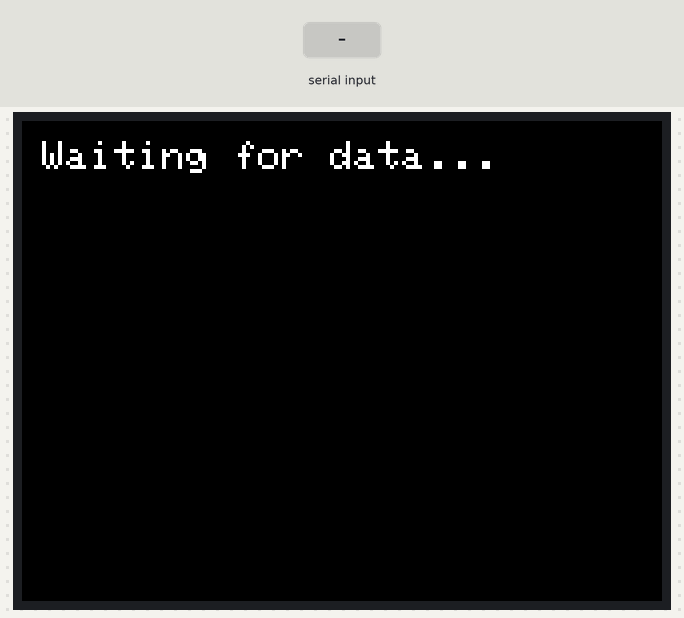
The sketch below on a simulated ESP32-C6. Parts: 320×240 colour display. The inputs (shaded band) are chosen by the test bench. What the sketch prints to the serial monitor is not drawn.

Above: at 1.4 s.
1.5 s: "1\n" received over the second serial link
At 3.7 s:
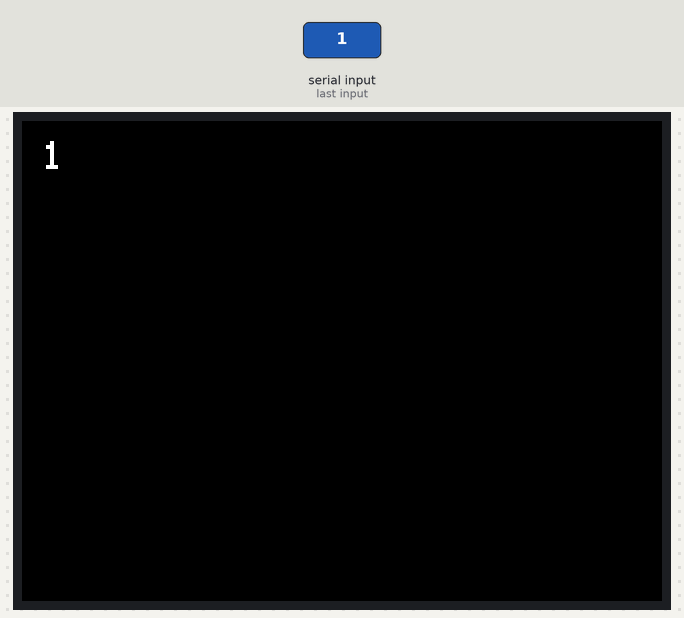
4.0 s: "0\n" received over the second serial link
6.5 s: "2\n" received over the second serial link
Timing chart, 0 to 9.5 s (numbered marks = the images above; inputs shaded):
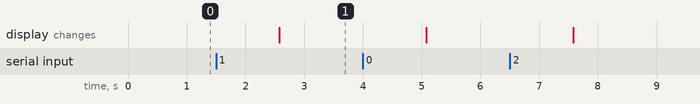

The sketch:

DFRobot_Beetle_ESP32C6_ChatBot_Screen.ino
```cpp
#include <SoftwareSerial.h>
#include <TFT_eSPI.h> // Include the graphics library (this includes the sprite functions)

// Create a SoftwareSerial object on pins 2 (RX) and 3 (TX)
SoftwareSerial mySerial(2, 3); // RX, TX

// Initialize the TFT screen
TFT_eSPI tft = TFT_eSPI();  // Create object "tft"

// Screen dimensions
#define SCREEN_WIDTH 320
#define SCREEN_HEIGHT 240

void setup() {
  Serial.begin(115200);
  mySerial.begin(9600);

  // Initialize the TFT screen
  tft.begin();
  tft.setRotation(3); // Set the screen orientation (1 for landscape mode)
  tft.fillScreen(TFT_BLACK); // Clear the screen with black color
  tft.setTextColor(TFT_WHITE); // Set text color to white
  tft.setTextSize(2); // Set text size

  // Print initial message to the screen
  tft.drawString("Waiting for data...", 10, 10);
}

void loop() {
  while (mySerial.available()) {
    String str = mySerial.readString(); // Read the incoming data as a string
    str.trim();
    Serial.println(str);

    // Clear the screen and display the new data with text wrapping
    tft.fillScreen(TFT_BLACK); // Clear the screen with black color
    printWrappedText(str, 10, 10, SCREEN_WIDTH - 20, 2);

    mySerial.println("initialization done.");
  }
}

// Function to print wrapped text on the screen
void printWrappedText(String str, int x, int y, int lineWidth, int textSize) {
  tft.setCursor(x, y);
  tft.setTextSize(textSize);

  int cursorX = x;
  int cursorY = y;
  int spaceWidth = tft.textWidth(" ");
  int maxLineWidth = lineWidth;

  String word;
  for (int i = 0; i < str.length(); i++) {
    if (str[i] == ' ' || str[i] == '\n') {
      int wordWidth = tft.textWidth(word);

      if (cursorX + wordWidth > maxLineWidth) {
        cursorX = x;
        cursorY += tft.fontHeight();
      }

      tft.drawString(word, cursorX, cursorY);
      cursorX += wordWidth + spaceWidth;

      if (str[i] == '\n') {
        cursorX = x;
        cursorY += tft.fontHeight();
      }

      word = "";
    } else {
      word += str[i];
    }
  }

  if (word.length() > 0) {
    int wordWidth = tft.textWidth(word);
    if (cursorX + wordWidth > maxLineWidth) {
      cursorX = x;
      cursorY += tft.fontHeight();
    }
    tft.drawString(word, cursorX, cursorY);
  }
}
```

Measured:
- after the input at 1.5 s, the display: changes after 1.1 s (image 1)
